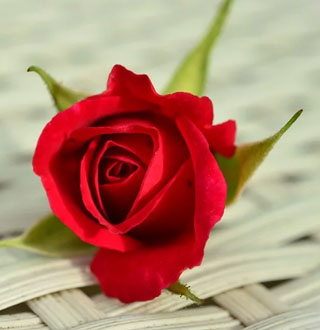
#> input picture Python/openCV/images/affine.jpg, 320 x 330 px
$ python affine_transform.py
#> lines starting #> are read from the running program, lines starting #| are printed output that depends on the picture
### Python/openCV/Common/interpolation.py
import numpy as np, math, cv2
from  Common.utils import contain

# 크기 변경 함수
# [29 lines left out: functions scaling, scaling_nearest, scaling_nearest2, not called in this run]


def bilinear_value(img, pt):
    x, y = np.int32(pt)
    if y >= img.shape[0]-1: y = y - 1
    if x >= img.shape[1]-1: x = x - 1

    P1, P2, P3, P4 = np.float32(img[y:y+2,x:x+2].flatten())
    alpha, beta = pt[1] - y,  pt[0] - x                   # 거리 비율

    M1 = P1 + alpha * (P3 - P1)                      # 1차 보간
    M2 = P2 + alpha * (P4 - P2)
    P  = M1 + beta  * (M2 - M1)                     # 2차 보간
    return np.clip(P, 0, 255)                       # 화소값 saturation후 반환

# [45 lines left out: functions scaling_bilinear, translate, affine_transform, rotate_pt, not called in this run]

### Python/openCV/Common/utils.py
import numpy as np, cv2, time

# [12 lines left out: function print_matInfo, not called in this run]

# 수행시간 체크 함수
stime = 0
# [49 lines left out: functions ck_time, time_check, put_string, print_mat, not called in this run]

def contain(p, shape):                              # 좌표(y,x)가 범위내 인지 검사
    return 0<= p[0] < shape[0] and 0<= p[1] < shape[1]

def contain_pts(p, p1, p2):
    return p1[0] <= p[0] < p2[0] and p1[1] <= p[1] < p2[1]

# 시작점 종료점 사각형을 시작점, 크기 형식으로 변환
# [6 lines left out: function rect_convert, not called in this run]

# 시작점과 크기로 사각형 정의
def define_rect(pt, size):
    return (pt[0], pt[1], size[0], size[1])

# 시작점 종료점으로 사각형 정의
def define_rect_pt(pt1, pt2):
    size = np.subtract(pt2, pt1)            # 두좌표 차분 - 너비 높이 계산
    return (pt1[0], pt1[1], size[0], size[1])

### Python/openCV/affine_transform.py
#!/usr/bin/env python
# coding: utf-8

# In[2]:


import numpy as np, cv2
from Common.utils import contain, ck_time
from Common.interpolation import bilinear_value


# In[3]:


def affine_transform(img, mat):
    rows, cols = img.shape[:2]
    inv_mat = cv2.invertAffineTransform(mat)  # 어파인 변환의 역행렬
    ## 리스트 생성 방식
    pts = [np.dot(inv_mat, (j, i, 1)) for i in range(rows) for j in range(cols)]
    dst = [bilinear_value(img, p) if contain(p, size) else 0 for p in pts]
    dst = np.reshape(dst, (rows, cols)).astype('uint8')

    ## 반복문 방식
    # dst = np.zeros(img.shape, img.dtype)  # 목적 영상 생성
    # for i in range(rows):  # 목적 영상 순회- 역방향 사상
    #     for j in range(cols):
    #         pt = np.dot(inv_mat, (j, i, 1))                # 행렬 내적 계산
    #         if contain(pt, size):  dst[i, j] = bilinear_value(img, pt)     # 화소 양선형 보간

    return dst


# In[4]:


image = cv2.imread('images/affine.jpg', cv2.IMREAD_GRAYSCALE)
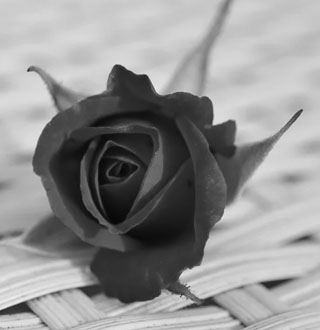
#> image: shape (330, 320); min 4, max 244, mean 145.5
if image is None: raise Exception("영상 파일을 읽기 에러")


# In[5]:


center = (200, 200)                                 # 회전 변환 기준 좌표
angle, scale = 30,  1                               # 회전 각도, 크기 지정 - 크기 변경은 안 함
size = image.shape[::-1]                            # 영상크기는 행렬 행태의 역순
#> size = (320, 330)


# In[6]:


pt1 = np.array([( 30, 70),(20, 240), (300, 110)], np.float32)
pt2 = np.array([(120, 20),(10, 180), (280, 260)], np.float32)
aff_mat = cv2.getAffineTransform(pt1, pt2)              # 3개 좌표 쌍으로 어파인 행렬 생성
rot_mat = cv2.getRotationMatrix2D(center, angle, scale) # 회전 변환을 위한 어파인 행렬


# In[7]:


dst1 = affine_transform(image, aff_mat)             # 어파인 변환 수행
#> in bilinear_value, `P1, P2, P3, P4 = np.float32(img[y:y+2,x:x+2].flatten())`: P1 = 212; P3 = 211; P4 = 210
#> in bilinear_value, `M1 = P1 + alpha * (P3 - P1)`: M1 = 211.3
#> in bilinear_value, `M2 = P2 + alpha * (P4 - P2)`: M2 = 210.5
#> in bilinear_value, `P  = M1 + beta  * (M2 - M1)`: P = 210.7
#> in affine_transform, `dst = [bilinear_value(img, p) if contain(p, size) else 0 for p in pts]`: dst = 105600 items
#> in affine_transform, `dst = np.reshape(dst, (rows, cols)).astype('uint8')`:
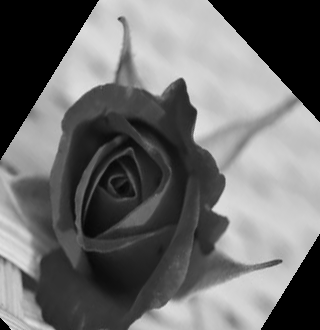
#> dst: shape (330, 320); min 0, max 232, mean 108.5
dst2 = affine_transform(image, rot_mat)             # 회전 변환 수행
#> in affine_transform (call 2), `dst = np.reshape(dst, (rows, cols)).astype('uint8')`:
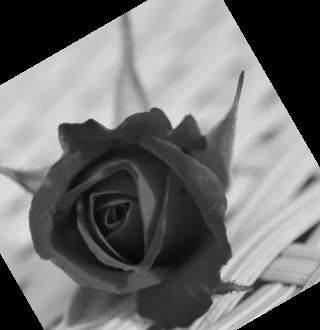
#> dst: shape (330, 320); min 0, max 232, mean 112
dst3 = cv2.warpAffine(image, aff_mat, size, cv2.INTER_LINEAR)
dst4 = cv2.warpAffine(image, rot_mat, size, cv2.INTER_LINEAR)


# In[8]:


image = cv2.cvtColor(image, cv2.COLOR_GRAY2BGR)
#> image: shape (330, 320, 3)
dst1 = cv2.cvtColor(dst1, cv2.COLOR_GRAY2BGR )
dst3 = cv2.cvtColor(dst3, cv2.COLOR_GRAY2BGR )
#> dst3: shape (330, 320, 3)


# In[9]:


for i in range(len(pt1)):
    cv2.circle(image, tuple(pt1[i].astype(int)), 3, (0, 0, 255), 2)
    cv2.circle(dst1 , tuple(pt2[i].astype(int)), 3, (0, 0, 255), 2)
    cv2.circle(dst3 , tuple(pt2[i].astype(int)), 3, (0, 0, 255), 2)
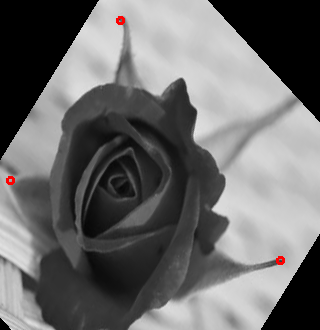
#> dst1: shape (330, 320, 3); mean B, G, R 108.3, 108.3, 108.7
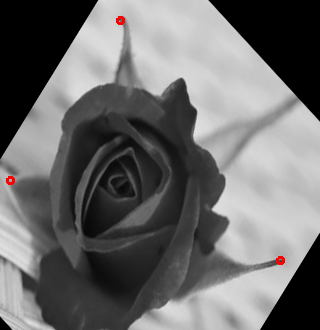
#> dst3: shape (330, 320, 3); mean B, G, R 108.9, 108.9, 109.3
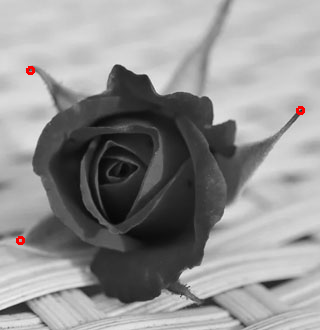
#> image: shape (330, 320, 3); mean B, G, R 145.3, 145.3, 145.7


# In[10]:


cv2.imshow("image", image)
cv2.imshow("dst1_affine", dst1);        cv2.imshow("dst2_affine_rotate", dst2)
cv2.imshow("dst3_OpenCV_affine", dst3); cv2.imshow("dst4_OpenCV_affine_rotate", dst4)
cv2.waitKey(0)
cv2.destroyAllWindows()


# In[ ]:

$ run again, with Python/openCV/images/abs_test2.jpg copied over Python/openCV/images/affine.jpg
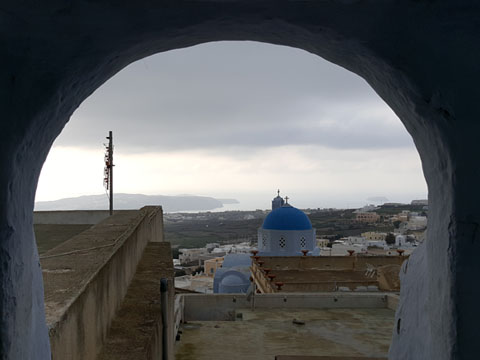
#> input picture Python/openCV/images/abs_test2.jpg, 480 x 360 px
#> P1 = 14
#> in affine_transform, `dst = [bilinear_value(img, p) if contain(p, size) else 0 for p in pts]`: dst = 172800 items
#> after the loop `for i in range(len(pt1)):`:
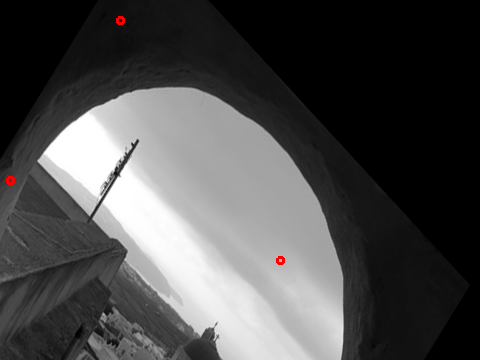
#> dst3: shape (360, 480, 3); mean B, G, R 76.3, 76.3, 76.6
#> after the loop `for i in range(len(pt1)):`:
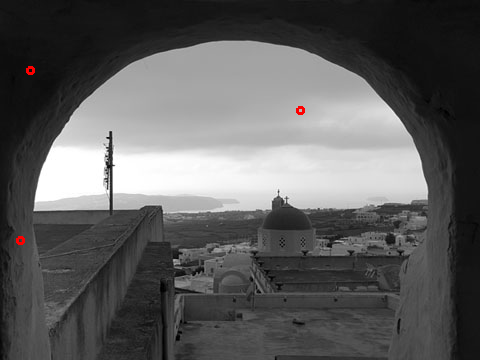
#> image: shape (360, 480, 3); mean B, G, R 93.1, 93.1, 93.4
